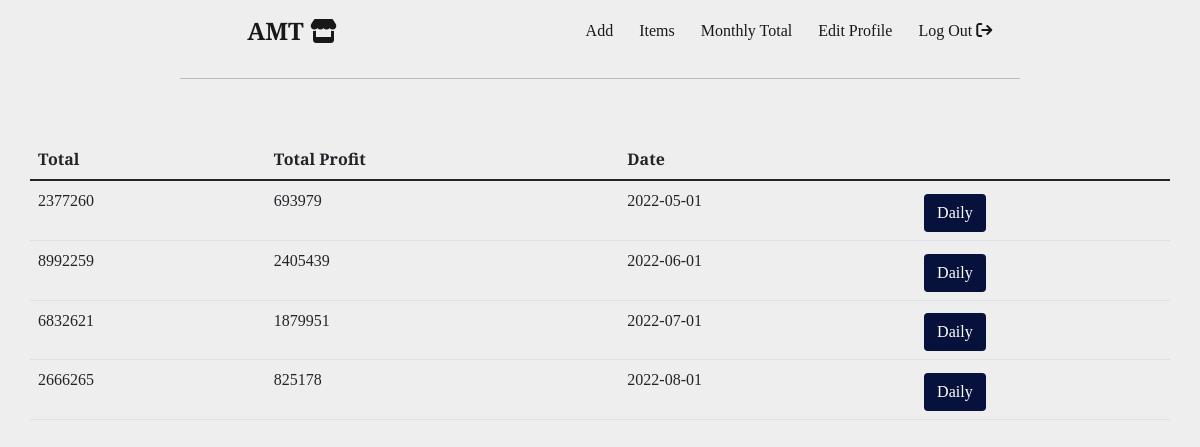
/monthly_total (signed in), run on an earlier commit of the app's database.
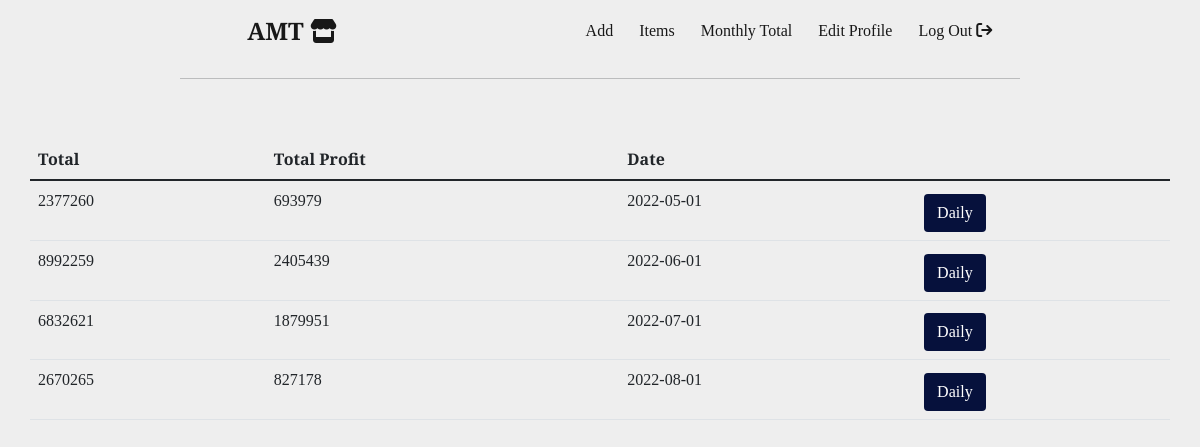
And on a later commit of the database.
### main.py (models this page shows)
class MonthlyTotal(db.Model):
    id = db.Column(db.Integer, primary_key=True)
    total = db.Column(db.Float, nullable=False)
    total_profit = db.Column(db.Float, nullable=False)
    date = db.Column(db.Date, nullable=False, unique=True)

### main.py (the view)
@app.route('/monthly_total')
@admin_only
def monthly_total():
    sold_item = Sale.query.all()
    total = MonthlyTotal.query.all()
    month, year = datetime.now().month, datetime.now().year
    sold_items1 = [i for i in sold_item if i.date.year ==
                   year and i.date.month == month]
    total1 = [i for i in total if i.date.year ==
              year and i.date.month == month]
    total_money, total_profit = 0, 0
    for i in sold_items1:
        total_money += i.price
        total_profit += i.total
    if not total1:
        add_total = MonthlyTotal(
            total=total_money,
            total_profit=total_profit,
            date=datetime.now()
        )
        db.session.add(add_total)
        db.session.commit()
    else:
        for i in total1:
            i.total = total_money
            i.total_profit = total_profit
            db.session.commit()
    new_total = MonthlyTotal.query.all()
    return render_template('total.html', total=new_total)

### main.py (called while the page is built)
@login_manager.user_loader
def load_user(user):
    return User.query.get(int(user))

def admin_only(f):
    @wraps(f)
    def decorated_function(*args, **kwargs):
        if not current_user.is_anonymous:
            if current_user.id != 1:
                return abort(403)
            return f(*args, **kwargs)
        return abort(403)
    return decorated_function

### templates/total.html
{% include 'header.html' %}
<table class="table container sale-table">
    <thead>
    <tr>
        <th scope="col">Total</th>
        <th scope="col">Total Profit</th>
        <th scope="col">Date</th>
    </tr>
    </thead>
    <tbody>
    {% for i in total:%}
    <tr>
        <td>{% if i.total.is_integer() %}
            {{ i.total|int }}
            {% else %}
            {{ i.total }}
            {% endif %}
        </td>
        <td>{% if i.total_profit.is_integer() %}
            {{ i.total_profit|int }}
            {% else %}
            {{ i.total_profit }}
            {% endif %}
        </td>
        <td>{{ i.date }}</td>
        <td><a class='btn search-button' id="submit" href="{{ url_for('daily_total', year_month=i.date) }}">Daily</a>
        </td>
    </tr>
    {% endfor %}
    </tbody>
</table>
{% include 'footer.html' %}

### templates/header.html (shortened to what this page needs)
<!DOCTYPE html>
<html lang="en">
<head>
    <link href="https://cdn.jsdelivr.net/npm/bootstrap@5.1.3/dist/css/bootstrap.min.css" rel="stylesheet"
>
    <link rel="stylesheet" href="{{ url_for('static', filename='css/styles.css') }}">
    <link rel="stylesheet" href="static/css">
</head>
<body id="header-id">
<nav class="navbar navbar-expand-lg navbar-light">
    <div class="container-fluid">
        <a class="navbar-brand" href="{{ url_for('home') }}">AMT <i class="fa-solid fa-store"></i></a>
        <div class="collapse navbar-collapse me-3" id="navbarSupportedContent">
            <ul class="navbar-nav me-3 mb-2 mb-lg-0">
                {% if current_user.is_authenticated: %}
                <li class="nav-item">
                    <a class="nav-link active" aria-current="page" href="{{ url_for('add') }}">Add</a>
                </li>
                <li class="nav-item">
                    <a class="nav-thing nav-link active" href="{{ url_for('show_items') }}">Items</a>
                </li>
                <li class="nav-item">
                    <a class="nav-thing nav-link active" href="{{ url_for('monthly_total') }}">Monthly Total</a>
                </li>
                <li class="nav-item">
                    <a class="nav-thing nav-link active" href="{{ url_for('edit_profile') }}">Edit Profile</a>
                </li>
                <li class="nav-item">
                    <a class="nav-thing nav-link active" href="{{ url_for('logout') }}">Log Out <i
                            class="fa-solid fa-arrow-right-from-bracket"></i></a>
                </li>
                {% else: %}
                <li class="nav-item">
                    <a class="nav-thing nav-link active" href="{{ url_for('login') }}">Login</a>
                </li>
                {% endif %}
            </ul>
        </div>
    </div>
</nav>
<hr>

### templates/footer.html (shortened to what this page needs)
</body>
</html>

### static/css/styles.css (style rules this page uses)
body { background-color: #EEEEEE; font-family: 'Merriweather', serif; }
a { text-decoration: none; color: white; }
.navbar-brand { font-size: 1.5rem; font-weight:900; margin-left: 20%; padding-right: 5%; }
.navbar-collapse { justify-content: center; }
.nav-item { font-size: 16px; padding-left: 10px; }
#header-id hr { margin-left: 15%; width: 70%; }
#submit { margin-top: 2%; font-family: 'Merriweather', serif; background-color: #06113C; color: white; }
.sale-table { margin-top: 5%; }

What changed in the data, as far as the page shows it:
changed MonthlyTotal (number 4 of 4 on the later page): total "2666265" → "2670265"; total_profit "825178" → "827178"
